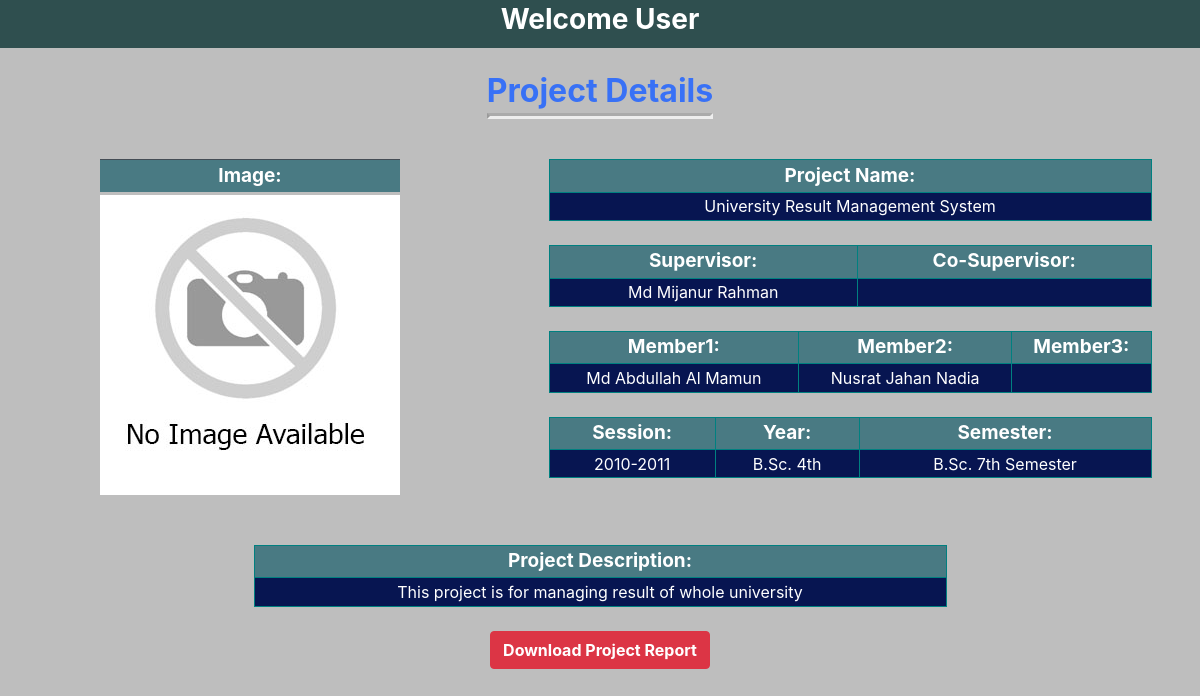
/user/view_project_details_user.php?id=1, run on the app's committed database.
### tables this page shows
CREATE TABLE `project_information` (
  `id` int(50) NOT NULL,
  `project_name` varchar(60) NOT NULL,
  `session` varchar(20) NOT NULL,
  `year` varchar(50) NOT NULL,
  `semester` varchar(20) NOT NULL,
  `supervisor` varchar(50) NOT NULL,
  `co_supervisor` varchar(50) NOT NULL,
  `member1` varchar(50) NOT NULL,
  `member2` varchar(50) NOT NULL,
  `member3` varchar(50) NOT NULL,
  `project_des` varchar(1000) NOT NULL,
  `pdf` varchar(1000) NOT NULL,
  `project_image` varchar(1000) NOT NULL
);

### user/view_project_details_user.php (the view, shortened to what this page needs)
<?php
	include('db_connection.php');
	$id = $_GET['id'];
	$qry = "select * from `project_information` where `id` = '$id'";
	$res = mysqli_query($conn, $qry);
	$row = mysqli_fetch_assoc($res);
?>
<!DOCTYPE HTML>
<html lang="en-US">
<head>
	<link rel="stylesheet" href="css/bootstrap.min.css">
	<link rel="stylesheet" href="css/owncssuser.css" />
</head>
<body >
		<div class = "header">
			<h3><b>Welcome User</b></h3>
		</div>
		<br />
		<div class = "logintext">
			<h2 style = "color:#3871F6; width: auto;"><b>Project Details</b></h2>
			<b><hr class = "pr_detailsline"/></b>
		</div>
		<br />
		<div class = "container-fluid">
			<div class = "row justify-content-center">
				<div class = "col-md-5" style = "text-align:center; margin-bottom: 50px;">
					<table class = "table table-dark project_details_table" style = "width: 300px; margin-bottom: 3px;">
						<tr>
							<th>Image:</th>
						</tr>
					</table>
					<?php
						echo "<th>";
						echo "<img src='../user/project_image/$row[project_image]' onerror=this.onerror=null;this.src='../user/project_image/no_image.JPG'>";
					?>
				</div>
				<div class = "col-md-7 justify-content-center" style = "text-align:center; margin-bottom: 50px;">
					<table class = "table table-bordered table-dark project_details_table">
						<tr>
							<th>Project Name:</th>
						</tr>
						<tr>
							<td><?php echo $row['project_name'] ?></td>
						</tr>
					</table>
					<br />
					<table class = "table table-bordered table-dark project_details_table">
						<tr>
							<th>Supervisor:</th>
							<th>Co-Supervisor:</th>
						</tr>
						<tr>
							<td><?php echo $row['supervisor'] ?></td>
							<td><?php echo $row['co_supervisor'] ?></td>
						</tr>
					</table>
					<br />
					<table class = "table table-bordered table-dark project_details_table">
						<tr>
							<th>Member1:</th>
							<th>Member2:</th>
							<th>Member3:</th>
						</tr>
						<tr>
							<td><?php echo $row['member1']; ?></td>
							<td><?php echo $row['member2']; ?></td>
							<td><?php echo $row['member3']; ?></td>
						</tr>
					</table>
					<br />
					<table class = "table table-bordered table-dark project_details_table">
						<tr>
							<th>Session:</th>
							<th>Year:</th>
							<th>Semester:</th>
						</tr>
						<tr>
							<td><?php echo $row['session']; ?></td>
							<td><?php echo $row['year']; ?></td>
							<td><?php echo $row['semester']; ?></td>
						</tr>
					</table>
				</div>
			</div>
			<div class = "row justify-content-center">
				<div class = "col-lg-8 col-sm-10">
					<table class = "table table-bordered table-dark project_details_table">
						<tr>
							<th>Project Description:</th>
						</tr>
						<tr>
							<td><?php echo $row['project_des'] ?></td>
						</tr>
					</table>
				</div>
			</div>
			<br />
			<div class = "row justify-content-center">
				<div>
					<a class = "btn btn-danger" href="view_project_details_user_download_pdf.php?id=<?= $row['id']; ?> "> <b>Download Project Report</b></a>
				</div>
			</div>
		</div>
</body>
</html>

### user/css/owncssuser.css (style rules this page uses)
body { background: #BEBEBE; }
.header { background: #2F4F4F; color: white; text-align: center; padding: 3px; }
.logintext { text-align:center; }
.pr_detailsline { width: 220px; color: #F6385E; border-width: 3px; border-style:inset; margin-top:-5px; }
.table-bordered > tbody > tr > td, .table-bordered > tbody > tr > th, .table-bordered > tfoot > tr > td, .table-bordered > tfoot > tr > th, .table-bordered > thead > tr > td, .table-bordered > thead > tr > th { border: 1px solid teal; }
th { text-align: center; }
.table-dark { color: #fff; background-color: black; }
.table th { background: #497a83; color: white; font-size: 19px; }
tr:nth-child(even) { background:#071551; }
.project_details_table td, .project_details_table th { padding: 0.1rem; text-align:center; font-style: bold; }
.project_details_table { width: 90%; margin: auto; }

### data on the page
project_information: project_name "University Result Management System", supervisor "Md Mijanur Rahman", member1 "Md Abdullah Al Mamun", member2 "Nusrat Jahan Nadia", session "2010-2011", year "B.Sc. 4th", semester "B.Sc. 7th Semester", project_des "This project is for managing result of whole university"
